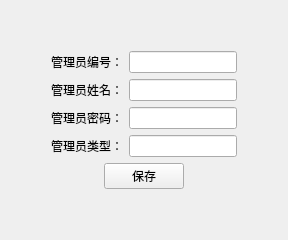
      <widget class="QWidget" name="tab_5">
       <attribute name="icon">
        <iconset resource="myresource.qrc">
         <normaloff>:/MyImages/images/man.ico</normaloff>:/MyImages/images/man.ico</iconset>
       </attribute>
       <attribute name="title">
        <string>我的信息</string>
       </attribute>
       <layout class="QVBoxLayout" name="verticalLayout_11">
        <item>
         <layout class="QVBoxLayout" name="verticalLayout_10">
          <item>
           <spacer name="verticalSpacer">
            <property name="orientation">
             <enum>Qt::Vertical</enum>
            </property>
            <property name="sizeHint" stdset="0">
             <size>
              <width>20</width>
              <height>40</height>
             </size>
            </property>
           </spacer>
          </item>
          <item>
           <layout class="QHBoxLayout" name="horizontalLayout_13">
            <item>
             <spacer name="horizontalSpacer_7">
              <property name="orientation">
               <enum>Qt::Horizontal</enum>
              </property>
              <property name="sizeHint" stdset="0">
               <size>
                <width>40</width>
                <height>20</height>
               </size>
              </property>
             </spacer>
            </item>
            <item>
             <layout class="QVBoxLayout" name="verticalLayout_9">
              <item>
               <layout class="QFormLayout" name="formLayout">
                <item row="0" column="0">
                 <widget class="QLabel" name="label_5">
                  <property name="text">
                   <string>管理员编号：</string>
                  </property>
                 </widget>
                </item>
                <item row="0" column="1">
                 <widget class="QLineEdit" name="lineEdit_5">
                  <property name="readOnly">
                   <bool>true</bool>
                  </property>
                 </widget>
                </item>
                <item row="1" column="0">
                 <widget class="QLabel" name="label_6">
                  <property name="text">
                   <string>管理员姓名：</string>
                  </property>
                 </widget>
                </item>
                <item row="1" column="1">
                 <widget class="QLineEdit" name="lineEdit_6"/>
                </item>
                <item row="2" column="0">
                 <widget class="QLabel" name="label_7">
                  <property name="text">
                   <string>管理员密码：</string>
                  </property>
                 </widget>
                </item>
                <item row="2" column="1">
                 <widget class="QLineEdit" name="lineEdit_7"/>
                </item>
                <item row="3" column="0">
                 <widget class="QLabel" name="label_8">
                  <property name="text">
                   <string>管理员类型：</string>
                  </property>
                 </widget>
                </item>
                <item row="3" column="1">
                 <widget class="QLineEdit" name="lineEdit_8">
                  <property name="readOnly">
                   <bool>true</bool>
                  </property>
                 </widget>
                </item>
               </layout>
              </item>
              <item>
               <layout class="QHBoxLayout" name="horizontalLayout_12">
                <item>
                 <spacer name="horizontalSpacer_5">
                  <property name="orientation">
                   <enum>Qt::Horizontal</enum>
                  </property>
                  <property name="sizeHint" stdset="0">
                   <size>
                    <width>40</width>
                    <height>20</height>
                   </size>
                  </property>
                 </spacer>
                </item>
                <item>
                 <widget class="QPushButton" name="pushButton_11">
                  <property name="text">
                   <string>保存</string>
                  </property>
                 </widget>
                </item>
                <item>
                 <spacer name="horizontalSpacer_6">
                  <property name="orientation">
                   <enum>Qt::Horizontal</enum>
                  </property>
                  <property name="sizeHint" stdset="0">
                   <size>
                    <width>40</width>
                    <height>20</height>
                   </size>
                  </property>
                 </spacer>
                </item>
               </layout>
              </item>
             </layout>
            </item>
            <item>
             <spacer name="horizontalSpacer_8">
              <property name="orientation">
               <enum>Qt::Horizontal</enum>
              </property>
              <property name="sizeHint" stdset="0">
               <size>
                <width>40</width>
                <height>20</height>
               </size>
              </property>
             </spacer>
            </item>
           </layout>
          </item>
          <item>
           <spacer name="verticalSpacer_2">
            <property name="orientation">
             <enum>Qt::Vertical</enum>
            </property>
            <property name="sizeHint" stdset="0">
             <size>
              <width>20</width>
              <height>40</height>
             </size>
            </property>
           </spacer>
          </item>
         </layout>
        </item>
       </layout>
      </widget>
